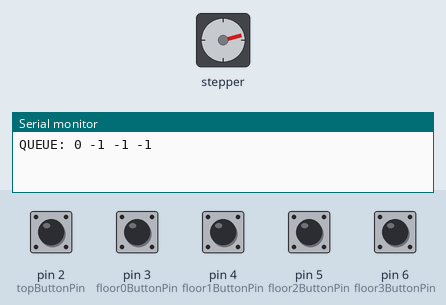
Bench run of a sketch on a simulated Arduino Uno, built with avr-gcc and run on an emulated ATmega328P. On the bench: stepper motor, the last lines printed to the serial monitor. The inputs (shaded band) are chosen by the test bench; at power-on: pin 2 (topButtonPin) HIGH, pin 3 (floor0ButtonPin), pin 4 (floor1ButtonPin), pin 5 (floor2ButtonPin), pin 6 (floor3ButtonPin) LOW. Stepper angles assume 2048 steps per turn.

Above: at 1.2 s.
1.3 s: pin 4 (floor1ButtonPin) pulled HIGH for 1 s
At 1.67 s:
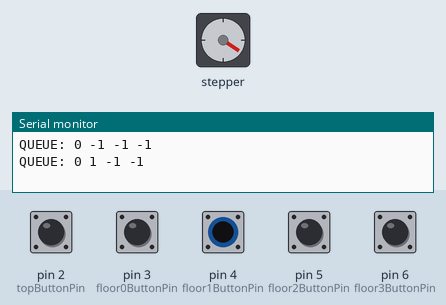
4.3 s: pin 5 (floor2ButtonPin) pulled HIGH for 0.15 s
At 8.3 s:
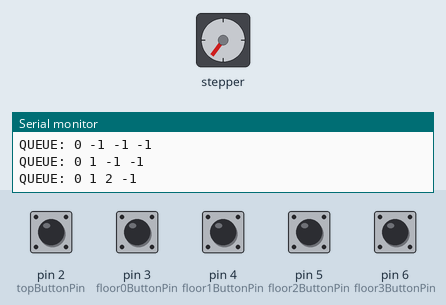
10.4 s: pin 6 (floor3ButtonPin) pulled HIGH for 0.15 s
At 11.09 s:
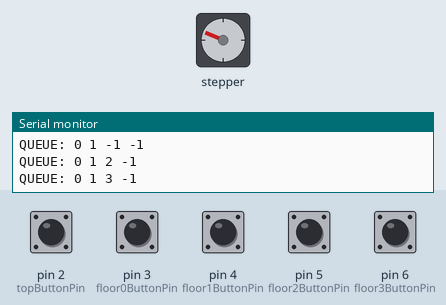
13.4 s: pin 3 (floor0ButtonPin) pulled HIGH for 1 s
16.7 s: pin 5 (floor2ButtonPin) pulled HIGH for 1 s
Timing chart, 0 to 20.7 s (numbered marks = the images above; inputs shaded):
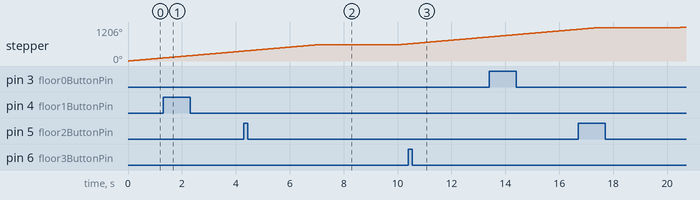

The sketch:

COD_FINAL.ino
```cpp
#include <Stepper.h>

const int stepsPerRevolution = 2048; //POSSIBLY CHANGE THIS was 2048
const int stepsBetweenFloors = 3400; //CHANGE THIS
const int fullSpeed = 14;
const int topButtonPin = 2;
const int floor0ButtonPin = 3;
const int floor1ButtonPin = 4;
const int floor2ButtonPin = 5;
const int floor3ButtonPin = 6;
int currentPosition = 0;
int calledFloors[4];
int index = 0;
int direction;
int smallStep = 5;

Stepper stepperMotor = Stepper(stepsPerRevolution, 8, 9, 10, 11);

void setup() {
  //Securitate pentru cand se taie curentul. Liftul e urcat pana cand atinge butonul de sus.A
  //Apoi este coborat pana la parter
  Serial.begin(9600);
  stepperMotor.setSpeed(fullSpeed); //setam la o viteza neutra


  while (digitalRead(topButtonPin) == LOW) {
    stepperMotor.step(-1);
  }
  currentPosition = 3 * stepsBetweenFloors - 120;

  index = 0;
  direction = 0;
  for (int i = 1; i < 4; i++) {
    calledFloors[i] = -1;
  }
  addFloorToQueue(0);
}

bool etajAlreadyIn(int etaj) {

  for(int i = 0; i < 4; i++) {
    if(calledFloors[i] == etaj) {
      return true;
    }
  }

  return false;
}

void addFloorToQueue(int floor) {
  calledFloors[index] = floor;
  index++;

  printQueue();
}

void onFloorButtonPressed(int floor) {
  bool floorAlreadyCalled = etajAlreadyIn(floor);

  if (!floorAlreadyCalled) {
    addFloorToQueue(floor);
  }
}

void popQueue() {
  index--;
  for (int i = 0; i < 3; i++) {
    calledFloors[i] = calledFloors[i + 1];
  }
  calledFloors[3] = -1;
}

int peeqQueue() {
  return calledFloors[0];
}

int queueHas(int value) {
  for (int i = 0; i < 4; i++) {
    if (calledFloors[i] == value) {
      return true;
    }
  }

  return false;
}

void queueRemove(int value) {
  for (int i = 0; i < 4; i++) {
    if (calledFloors[i] == value) {
      for (int j = i; j < 3; j++) {
        calledFloors[j] = calledFloors[j + 1];
      }
      calledFloors[3] = -1;
      index--;
    }
  }
}

void printQueue() {
  Serial.print("QUEUE: ");
  for (int i = 0; i < 4; i++) {
    Serial.print(calledFloors[i]);
    Serial.print(" ");
  }
  Serial.print("\n");
}

int getLowestFloorAboveCurrentPosition() {
  int min = 4 * stepsBetweenFloors;
  for (int i =0; i<4; i++) {
    if (calledFloors[i] * stepsBetweenFloors > currentPosition){
      if (calledFloors[i] * stepsBetweenFloors < min) {
        min = calledFloors[i] * stepsBetweenFloors;
      }
    }
  }

  if (min != 4 * stepsBetweenFloors )
    return min;
  else return -1;
}

int getHighestFloorBelowCurrentPosition() {
  int max = -1;
  for (int i = 0; i < 4; i++) {
    if (calledFloors[i] * stepsBetweenFloors < currentPosition) {
      if (calledFloors[i] * stepsBetweenFloors > max){
        max = calledFloors[i] * stepsBetweenFloors;
      }
    }
  }

  return max;
}

int computeSteps(int nextFloor) {
  int delta = currentPosition - nextFloor;
  if (delta < 0)
    delta = -delta;

  return min(delta, smallStep);
}

void loop() {

  if (digitalRead(floor0ButtonPin) == HIGH) {
    onFloorButtonPressed(0);
  }

  if (digitalRead(floor1ButtonPin) == HIGH) {
    onFloorButtonPressed(1);
  }

  if (digitalRead(floor2ButtonPin) == HIGH) {
    onFloorButtonPressed(2);
  }

  if (digitalRead(floor3ButtonPin) == HIGH) {
    onFloorButtonPressed(3);
    // printQueue();
  }

  if (currentPosition % stepsBetweenFloors == 0 && queueHas(currentPosition / stepsBetweenFloors)) {
    queueRemove(currentPosition / stepsBetweenFloors);
    delay(3000);
  }

  int stepsRemaining = 0;
  if (direction == 0) {
    int nextFloorAbove = getLowestFloorAboveCurrentPosition();

    if(nextFloorAbove != -1){
      direction = 1;
      stepsRemaining = computeSteps(nextFloorAbove);
    }

    else {
      int nextFloorBelow = getHighestFloorBelowCurrentPosition();

      if (nextFloorBelow != -1) {
        direction = -1;
        stepsRemaining = computeSteps(nextFloorBelow);
      }
    }

  }

  else if (direction == -1) {
    int nextFloorBelow = getHighestFloorBelowCurrentPosition();
    if (nextFloorBelow != -1) {
      stepsRemaining = computeSteps(nextFloorBelow);
    }

    else {
      direction = 0;
    }
  }

  else if (direction == 1) {
    int nextFloorAbove = getLowestFloorAboveCurrentPosition();
    if (nextFloorAbove != -1) {
      stepsRemaining = computeSteps(nextFloorAbove);
    }

    else {
      direction = 0l;
    }
  }

  if (stepsRemaining != 0) {
    stepperMotor.step(-direction * stepsRemaining);
    currentPosition += direction * stepsRemaining;
  }
}
```
